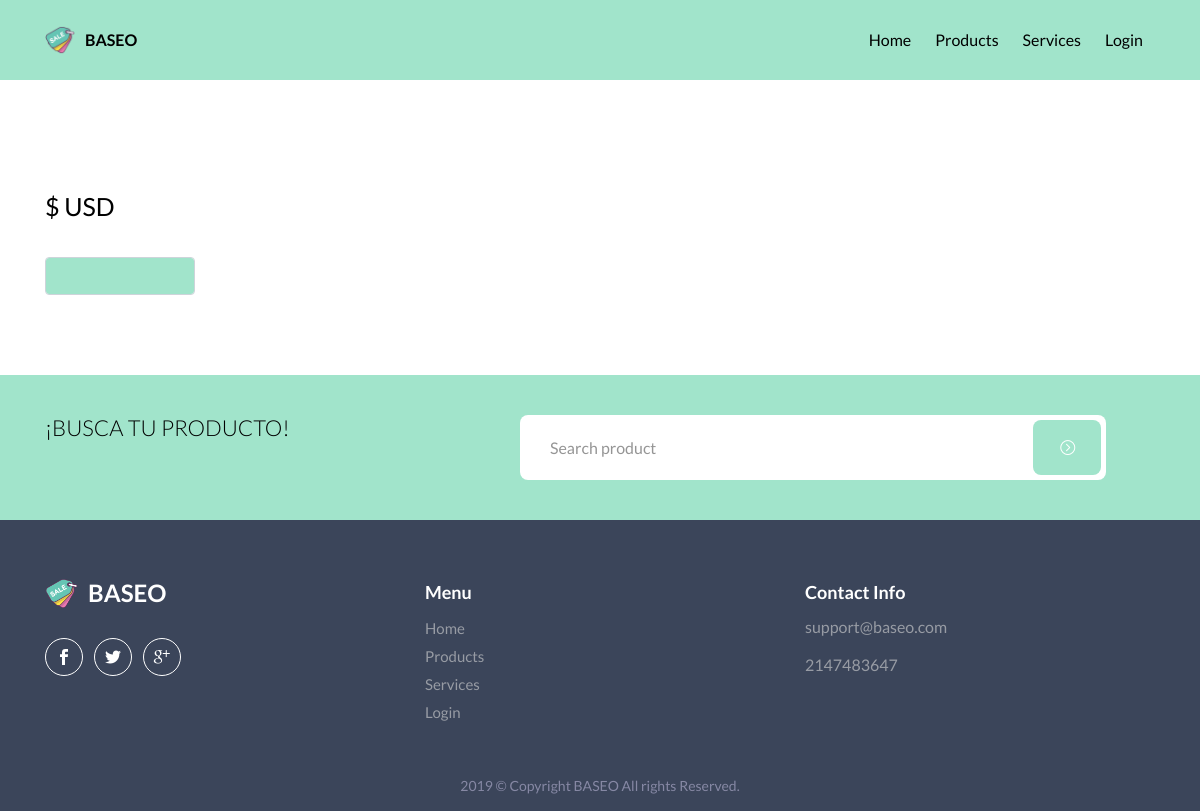
Before: /index.php/service with the older database file.
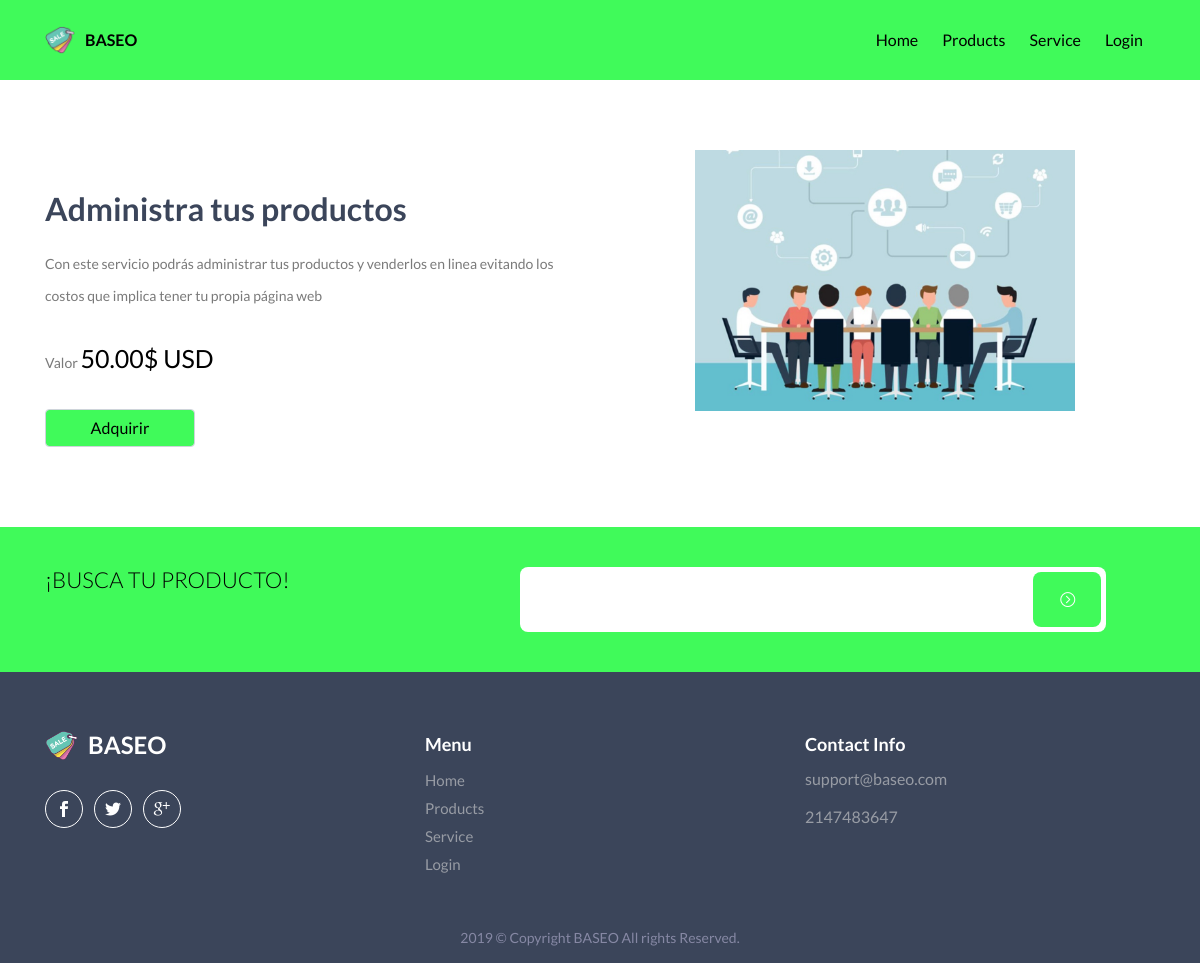
After: the same page with the newer database file.
### tables this page shows
CREATE TABLE `baseo_oficial` (
  `id` int(11) NOT NULL AUTO_INCREMENT,
  `correo_contact` varchar(100) DEFAULT NULL,
  `cel_contact` int(11) DEFAULT NULL,
  `logo` varchar(255) DEFAULT NULL,
  `nombre` varchar(60) DEFAULT NULL,
  `abreviacion` varchar(15) DEFAULT NULL,
  `nav_bg` varchar(10) DEFAULT NULL,
  `op1` varchar(30) DEFAULT NULL,
  `op2` varchar(30) DEFAULT NULL,
  `op3` varchar(30) DEFAULT NULL,
  `op4` varchar(30) DEFAULT NULL,
  `color` varchar(10) DEFAULT NULL,
  `fuente` varchar(100) DEFAULT NULL,
  `size` int(11) DEFAULT NULL,
  `search` varchar(50) DEFAULT NULL,
  `ban_1_title` varchar(255) DEFAULT NULL,
  `ban_1_text` text,
  `ban_1_url_vid` varchar(255) DEFAULT NULL,
  `ban_1_url_img` varchar(255) DEFAULT NULL,
  `ban_2_title` varchar(255) DEFAULT NULL,
  `ban_2_text` text,
  `ban_2_url_img` varchar(255) DEFAULT NULL,
  `sec_text` varchar(255) DEFAULT NULL,
  PRIMARY KEY (`id`)
);

CREATE TABLE `baseo_service` (
  `id` int(11) NOT NULL AUTO_INCREMENT,
  `nombre` varchar(100) DEFAULT NULL,
  `descripcion` text,
  `valor` float(11,2) DEFAULT NULL,
  `dias` int(11) DEFAULT NULL,
  `img` varchar(150) DEFAULT NULL,
  `button` varchar(30) DEFAULT NULL,
  `valor_text` varchar(150) DEFAULT NULL,
  PRIMARY KEY (`id`)
);

### application/controllers/Service.php (called while the page is built, shortened)
<?php
class Service extends CI_Controller {
  function __construct(){
    $this->load->model('model_header');
    $this->load->model('model_service');
  }
  public function index()
  {
    $header['head']=$this->model_header->consultOficial(1);
    $result['service']=$this->model_service->consultService(1);
    $this->load->view('header',$header);
    $this->load->view('view_service',$result);
    $this->load->view('footer');
  }
}

### index.php (called while the page is built, shortened)
<?php
require_once BASEPATH.'core/CodeIgniter.php';

### application/models/Model_header.php (called while the page is built, shortened)
<?php
class Model_header extends CI_Model {
  public function consultOficial($id){
    $sql="SELECT * FROM baseo_oficial WHERE id='$id'";
    $query=$this->db->query($sql);
    return $query->row();
  }
}

### application/models/Model_service.php (called while the page is built, shortened)
<?php
class Model_service extends CI_Model {
  public function consultService($id){
    $sql="SELECT * FROM baseo_service WHERE id='$id'";
    $query=$this->db->query($sql);
    return $query->row();
  }
}

### application/views/view_service.php (the view, shortened to what this page needs)
<!DOCTYPE html>
<html lang="en">
<head>
</head>
<body data-spy="scroll" data-target=".navbar-default" data-offset="100">
  <section id="home" class="hero">
    <div class="slide-home">
      <div class="slide-item">
        <div class="container">
          <div class="row hero-padd">
            <div class="col-md-6 col-12 col-sm-6">
              <div class="hero-text">
                <h2><?= $service->nombre; ?></h2>
                <p><?= $service->descripcion; ?></p>
                <p><?= $service->valor_text; ?> <span style="color:black ; font-size: 25px" ><?= $service->valor; ?>$ USD</span> </p>
                <a href="<?= base_url(); ?>payment/secure_s" class="form-control" style="text-align: center;width: 150px;color:<?= $head->color; ?> ;background-color: <?= $head->nav_bg; ?>"><?= $service->button; ?></a>
              </div>
            </div>
            <div class="col-md-6 col-12 col-sm-6">
              <img src="<?= base_url().$service->img; ?>" alt="" class="img-width">
            </div>
          </div>
        </div>
      </div>
    </div>
  </section>
</body>
</html>

### application/views/header.php (shortened to what this page needs)
<!DOCTYPE html>
<html lang="en" dir="ltr">
<head>
  <link rel="stylesheet" href="https://stackpath.bootstrapcdn.com/bootstrap/4.3.1/css/bootstrap.min.css">
  <link rel="stylesheet" href="<?= base_url(); ?>assets/css/bootstrap.min.css">
  <link rel="stylesheet" href="<?= base_url(); ?>assets/css/elegant-icons.css">
  <link rel="stylesheet" href="<?= base_url(); ?>assets/css/animate.css">
  <link rel="stylesheet" href="<?= base_url(); ?>assets/css/slick.css">
  <link rel="stylesheet" href="<?= base_url(); ?>assets/css/magnific-popup.css">
  <link rel="stylesheet" href="<?= base_url(); ?>assets/css/style.css">
  <link rel="stylesheet" href="<?= base_url(); ?>assets/css/responsive.css">
</head>
<body>
  <header class="navbar-header">
    <nav class="navbar navbar-expand-lg fixed-top" style="background-color:<?= $head->nav_bg; ?>">
      <div class="container" style="background-color:<?= $head->nav_bg; ?>">
        <a class="navbar-brand" href="<?= base_url(); ?>"> <img src="<?= base_url().$head->logo; ?>" alt="">
          <span style="font-size: <?= $head->size; ?>px;font-family: <?= $head->fuente; ?>;color:<?= $head->color; ?>"><?= $head->abreviacion; ?></span>
        </a>
        <div class="collapse navbar-collapse " id="navbarSupportedContent">
          <ul class="navbar-nav ml-auto" style="background-color:<?= $head->nav_bg; ?>">
            <li class="nav-item active">
              <a data-scroll="" class="nav-link section-scroll" href="<?= base_url(); ?>"><span style="font-size: <?= $head->size; ?>px;font-family: <?= $head->fuente; ?>;color:<?= $head->color; ?>"><?= $head->op1; ?></span></a>
            </li>
            <li class="nav-item">
              <a data-scroll="" class="nav-link section-scroll" href="<?= base_url(); ?>index.php/productos"><span style="font-size: <?= $head->size; ?>px;font-family: <?= $head->fuente; ?>;color:<?= $head->color; ?>"><?= $head->op2; ?></span></a>
            </li>
            <li class="nav-item">
              <a data-scroll="" class="nav-link section-scroll" href="<?= base_url(); ?>index.php/service"><span style="font-size: <?= $head->size; ?>px;font-family: <?= $head->fuente; ?>;color:<?= $head->color; ?>"><?= $head->op3; ?></span></a>
            </li>
            <li class="nav-item">
              <a data-scroll="" class="nav-link section-scroll" href="<?= base_url(); ?>index.php/login"><span style="font-size: <?= $head->size; ?>px;font-family: <?= $head->fuente; ?>;color:<?= $head->color; ?>"><?= $head->op4; ?></span></a>
            </li>
          </ul>
        </div>
      </div>
    </nav>
  </header>
</body>
</html>

### application/views/footer.php (shortened to what this page needs)
<!DOCTYPE html>
<html lang="en" dir="ltr">
  <head>
  </head>
  <body>
    <footer class="footer" >
      <div class="footer-warpper">
        <section class="padd-40 bg-color-2" style="background-color: <?= $head->nav_bg; ?>">
          <div class="container">
            <div class="row">
              <div class="col-md-5 col-lg-5 col-12">
                <div class="quote-bloc">
                  <p style="color:<?= $head->color; ?>"><?= $head->sec_text; ?></p>
                </div>
              </div>
              <div class="col-md-7 col-lg-7 col-12">
                <form class="form-quote">
                  <div class="form-row">
                    <div class="form-group pd-rg-0 col-md-11 col-lg-11">
                      <div class="input-icon">
                        <input type="text" class="form-control" placeholder="<?= $head->search; ?>">
                        <button class="btn btn-blue-1" style="background-color: <?= $head->nav_bg; ?> ; color: <?= $head->color; ?>"><i class="arrow_carrot-right_alt2"></i></button>
                      </div>
                    </div>
                  </div>
                </form>
              </div>
            </div>
          </div>
        </section>
        <div class="footer-top">
          <div class="container">
            <div class="footer-bottom-content clearfix">
              <div class="row">
                <div class="col-lg-4 col-md-4">
                  <div class="logo-footer">
                    <a class="navbar-brand" href="<?= base_url(); ?>"> <img src="<?= base_url().$head->logo; ?>" alt=""><span><?= $head->abreviacion; ?></span></a>
                  </div>
                  <ul class="list-social list-inline">
                    <li>
                      <a href="#">
                        <i class="social_facebook "></i>
                      </a>
                    </li>
                    <li>
                      <a href="#">
                        <i class="social_twitter "></i>
                      </a>
                    </li>
                    <li>
                      <a href="#">
                        <i class="social_googleplus "></i>
                      </a>
                    </li>
                  </ul>
                </div>
                <div class="col-lg-4 col-md-4">
                  <h5>Menu</h5>
                  <ul class="list-menu">
                    <li>
                      <a href="<?= base_url(); ?>"><?= $head->op1; ?> </a>
                    </li>
                    <li>
                      <a href="<?= base_url(); ?>index.php/productos"><?= $head->op2; ?></a>
                    </li>
                    <li>
                      <a href="<?= base_url(); ?>index.php/service"><?= $head->op3; ?></a>
                    </li>
                    <li>
                      <a href="<?= base_url(); ?>index.php/login"><?= $head->op4; ?></a>
                    </li>
                  </ul>
                </div>
                <div class="col-lg-4 col-md-4">
                  <h5>Contact Info</h5>
                  <ul class="list-menu contact-list">
                    <li>
                      <?= $head->correo_contact; ?>
                    </li>
                    <li>
                      <?= $head->cel_contact; ?>
                     </li>
                  </ul>
                </div>
              </div>
            </div>
          </div>
        </div>
        <div class="footer-bottom">
          <div class="container">
            <div class="row">
              <div class="col-lg-12 col-md-12 col-sm-12 col-12">
                <div class="copyright text-center">
                  <p>2019 © Copyright <?= $head->abreviacion; ?> All rights Reserved.</p>
                </div>
              </div>
            </div>
          </div>
        </div>
      </div>
    </footer>
  </body>
</html>

### assets/css/style.css (style rules this page uses)
body { font-family: 'Lato', sans-serif; font-size: 15px; font-weight: 400; line-height: 26px; overflow-x: hidden; color: #88889b; }
h1, h2, h3, h4, h5, h6 { font-family: 'Lato', sans-serif; margin-bottom: 10px; line-height: 24px; font-weight: 700; }
h2 { font-size: 32px; }
h5 { font-size: 18px; }
a { text-decoration: none; transition: all 0.4s ease; }
ul, ol { margin: 0; padding: 0; }
ul { list-style: none; }
img { max-width: 100%; height: auto; }
p { font-weight: 400; }
.bg-color-2 { background-color: #f17187; }
.padd-40 { padding-top: 40px; padding-bottom: 40px; }
.pd-rg-0 { padding-right: 0 !important; }
.btn { border-radius: 0; padding: 12px 25px; }
.btn-blue-1 { background-color: #5966d6; color: #fff !important; }
.navbar-header { z-index: 999; }
.navbar-brand { padding: 0; }
.navbar-brand img { width: 30px; margin-right: 10px; float: left; }
.navbar-brand span { color:#3b455a; font-weight: 600; font-size: 20px; }
.navbar-header .navbar { padding: 0; }
.navbar-header .navbar-nav li a { color: #3b455a; font-size: 15px; padding: 15px 12px !important; font-weight: 500; line-height: 50px; }
.hero { padding-bottom: 80px; position: relative; }
.hero-padd { padding-top: 150px; }
.hero-text { margin-top: 40px; }
.hero-text h2 { font-size: 55px; color: #3b455a; margin-bottom: 20px; line-height: 60px; font-weight: 600; }
.hero-text p { color: #7a7a7a; margin-bottom: 30px; margin-top: 10px; font-size: 20px; line-height: 32px; font-weight: 400; }
img.img-width { width:455px; margin: 0 auto; }
.input-icon { position: relative; }
.input-icon button { position: absolute; right: 5px; top: 5px; height: 55px; border-radius: 8px; }
.form-quote .form-group { margin-bottom:0 }
.form-quote .form-control { padding: 12px 30px; border-radius: 8px; height: 65px; border: none; }
.form-quote .form-control::placeholder { color: #959595; }
.quote-bloc p { color: #fff; font-weight: 300; font-size: 22px; margin-bottom: 0; line-height: 26px; }
.logo-footer .navbar-brand img { width:33px; position: relative; top: -3px; }
.logo-footer a span { color:#fff; font-size: 24px; }
.list-social { position: relative; text-align: left; margin-top: 25px; }
.list-social li { display: inline-block; margin-right: 8px; }
.list-social li:last-child { margin-right: 0; }
.list-social a { color: #fff; display: inline-block; width: 38px; text-align: center; line-height: 38px; border-radius: 50%; border: 1px solid #fff; font-size: 16px; height: 38px; }
.footer-top { padding: 60px 0 40px 0; background-color: #3b455a; }
.footer-bottom { background-color: #3b455a; padding-bottom: 5px; }
.copyright { text-align: left; }
.copyright p { margin: 0px auto; padding: 0px; color: #8688a4; line-height: 40px; font-size: 14px; }
.footer-top h5 { color: #fff; font-size: 18px; }
.footer-top .list-menu a { line-height: 28px; color: rgba(213, 213, 213, 0.6); }
.contact-list li { margin-bottom: 12px; color: rgba(213, 213, 213, 0.6); font-size: 16px; }

### assets/css/responsive.css (style rules this page uses)
@media only screen and (min-width: 1024px) and (max-width: 1200px) { .hero { height: auto; padding-bottom: 80px; } }
@media only screen and (min-width: 1024px) and (max-width: 1200px) { .hero-text p { font-size:14px; } }
@media only screen and (min-width: 1024px) and (max-width: 1200px) { .hero-text h2 { font-size:32px; line-height:38px; } }
@media only screen and (min-width: 1024px) and (max-width: 1200px) { img.img-width { width: 380px; } }

Changed rows visible on the page:
changed baseo_oficial "BASEO": nav_bg "#A1E4CB" → "#40FA5A" (drawn); op3 "Services" → "Service"; search "Search product" → (not shown)
added baseo_service: nombre "Administra tus productos", descripcion "Con este servicio podrás administrar tus productos y venderlos en linea evitando los costos que implica tener tu propia página web", valor_text "Valor", valor "50.00", button "Adquirir", img (picture)
